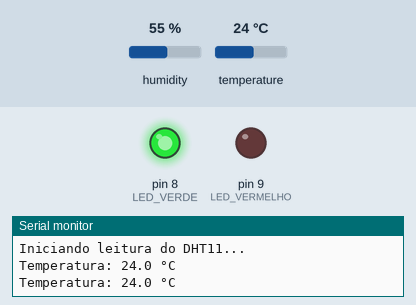
Bench run of a sketch on a simulated Arduino Uno, built with avr-gcc and run on an emulated ATmega328P. Shown: output pins drawn as LEDs (lit = HIGH), the last lines printed to the serial monitor. The test bench sets the inputs (shaded band); at power-on: temperature 24 °C, humidity 55 %.

Above: at 4.8 s.
4.9 s: temperature set to 27 °C
At 6.4 s:
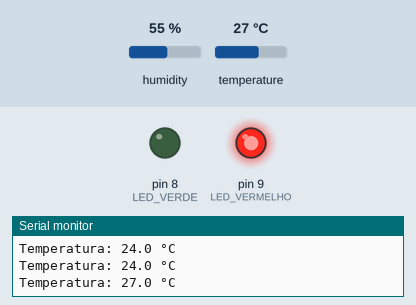
7.9 s: temperature set to 12 °C
At 8.8 s:
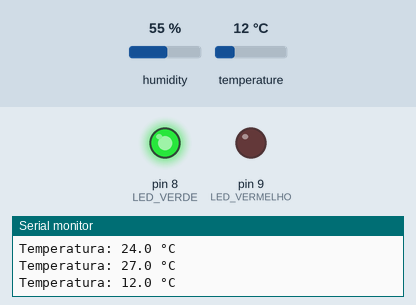
10.9 s: temperature set to 28 °C
At 13.6 s:
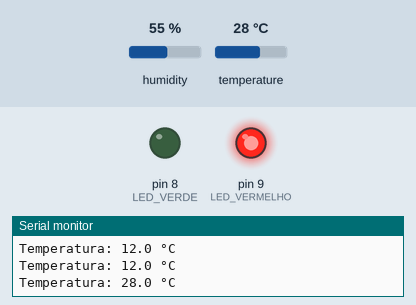
Timing chart, 0 to 15.1 s (numbered marks = the images above; inputs shaded):
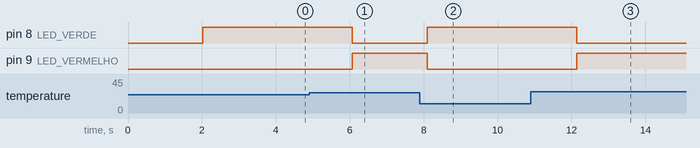

The sketch:

ProjetoFeiraCinencias.ino
```cpp
#include <DHT.h>

// === Configurações do DHT11 ===
#define DHTPIN 2       // pino digital conectado ao DATA do DHT11
#define DHTTYPE DHT11  // tipo de sensor

DHT dht(DHTPIN, DHTTYPE);

// === LEDs ===
#define LED_VERDE 8
#define LED_VERMELHO 9

// Limite de temperatura (°C)
float LIMITE_TEMP = 25.0;

void setup() {
  Serial.begin(9600);
  dht.begin();

  pinMode(LED_VERDE, OUTPUT);
  pinMode(LED_VERMELHO, OUTPUT);

  digitalWrite(LED_VERDE, LOW);
  digitalWrite(LED_VERMELHO, LOW);

  Serial.println("Iniciando leitura do DHT11...");
}

void loop() {
  // O DHT11 é um pouco lento, precisa de 1-2 segundos entre leituras
  delay(2000);

  float t = dht.readTemperature(); // temperatura em Celsius

  // Se falhar a leitura
  if (isnan(t)) {
    Serial.println("Falha ao ler o DHT11! Verifique as conexões.");
    return;
  }

  Serial.print("Temperatura: ");
  Serial.print(t, 1);
  Serial.println(" °C");

  // Verifica a condição e acende o LED correto
  if (t > LIMITE_TEMP) {
    digitalWrite(LED_VERMELHO, HIGH);
    digitalWrite(LED_VERDE, LOW);
  } else {
    digitalWrite(LED_VERMELHO, LOW);
    digitalWrite(LED_VERDE, HIGH);
  }
}
```

Measured:
- the behaviour switches between 25 and 26 °C on temperature (found by bisection; images 0 and 1)
- after the input at 4.9 s, pin 8 (LED_VERDE): HIGH → LOW after 1.2 s; pin 9 (LED_VERMELHO): LOW → HIGH after 1.2 s
- after the input at 7.9 s, pin 8 (LED_VERDE): LOW → HIGH after 0.20 s; pin 9 (LED_VERMELHO): HIGH → LOW after 0.20 s
- after the input at 10.9 s, pin 8 (LED_VERDE): HIGH → LOW after 1.2 s; pin 9 (LED_VERMELHO): LOW → HIGH after 1.2 s
